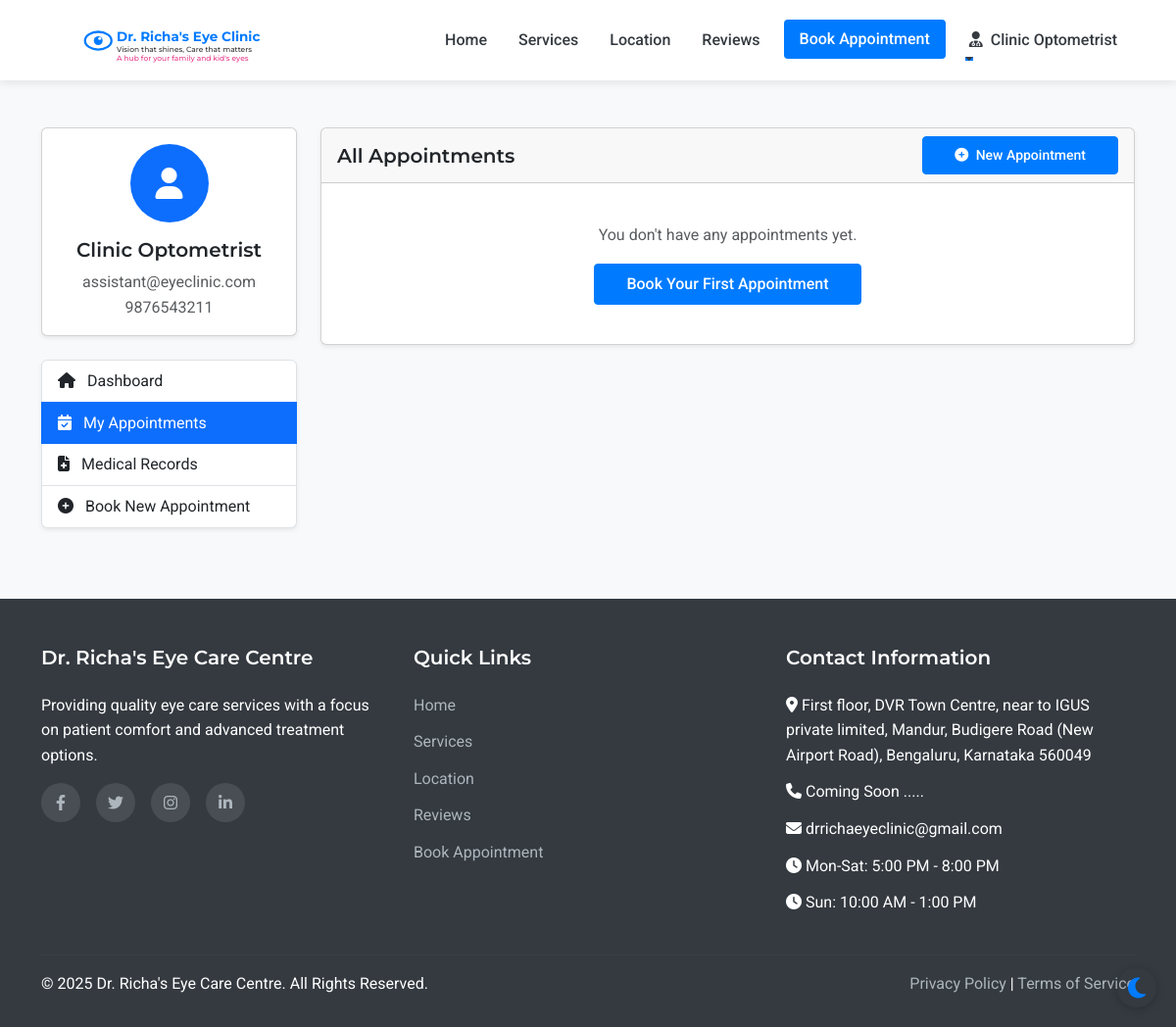
The page /patient/appointments (signed in) on the database as committed earlier.
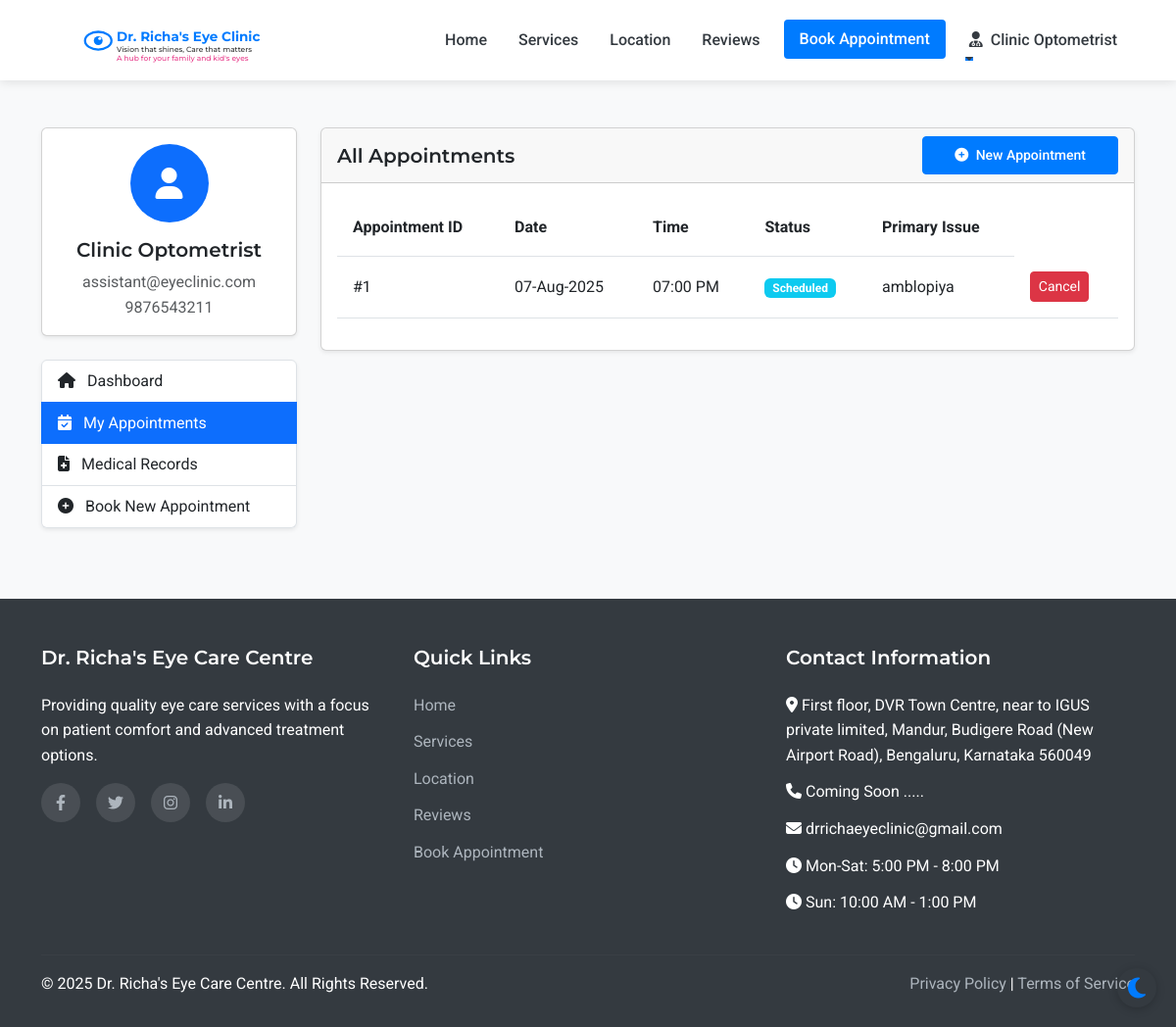
The same page on the database as committed later.
### models.py (models this page shows, shortened)
class Appointment(db.Model):
    id = db.Column(db.Integer, primary_key=True)
    patient_id = db.Column(db.Integer, db.ForeignKey('patient.id'), nullable=False)
    appointment_date = db.Column(db.Date, nullable=False)
    appointment_time = db.Column(db.Time, nullable=False)
    primary_issue = db.Column(db.Text, nullable=True)
    referral_info = db.Column(db.String(255), nullable=True)
    status = db.Column(db.String(20), default='scheduled')  # scheduled, completed, cancelled
    created_at = db.Column(db.DateTime, default=datetime.utcnow)
    consultation_fee = db.Column(db.Float, nullable=False, default=500.0)
    payment_status = db.Column(db.String(20), default='pending')  # pending, paid

### routes.py (the view)
@app.route('/patient/appointments')
@login_required
def patient_appointments():
    appointments = Appointment.query.filter_by(patient_id=current_user.id).order_by(desc(Appointment.appointment_date)).all()
    form = FlaskForm()
    return render_template('patient/appointments.html', appointments=appointments, form=form)

### app.py (called while the page is built)
@login_manager.user_loader
def load_user(user_id):
    from models import Doctor, Assistant, Admin, Patient
    try:
        if user_id.startswith('doctor_'):
            return Doctor.query.get(int(user_id.split('_')[1]))
        elif user_id.startswith('assistant_'):
            return Assistant.query.get(int(user_id.split('_')[1]))
        elif user_id.startswith('admin_'):
            return Admin.query.get(int(user_id.split('_')[1]))
        else:
            return Patient.query.get(int(user_id))
    except (ValueError, AttributeError):
        return None

### routes.py (called while the page is built)
@app.context_processor
def inject_now():
    return {'now': datetime.now()}

### templates/patient/appointments.html (shortened to what the changed rows need)
{% extends 'layout.html' %}
{% block content %}
<section class="py-5 bg-light">
    <div class="container">
        <div class="row">
            <div class="col-lg-9">
                <div class="card shadow-sm mb-4">
                    <div class="card-body">
                        {% if appointments %}
                            <div class="table-responsive">
                                <table class="table table-hover">
                                    <thead>
                                        <tr>
                                            <th>Appointment ID</th>
                                            <th>Date</th>
                                            <th>Time</th>
                                            <th>Status</th>
                                            <th>Primary Issue</th>
                                        </tr>
                                    </thead>
                                    <tbody>
                                        {% for appointment in appointments %}
                                            <tr>
                                                <td>#{{ appointment.id }}</td>
                                                <td>{{ appointment.appointment_date.strftime('%d-%b-%Y') }}</td>
                                                <td>{{ appointment.appointment_time.strftime('%I:%M %p') }}</td>
                                                <td>
                                                    {% if appointment.status == 'scheduled' %}
                                                        <span class="badge bg-info">Scheduled</span>
                                                    {% elif appointment.status == 'completed' %}
                                                        <span class="badge bg-success">Completed</span>
                                                    {% elif appointment.status == 'cancelled' %}
                                                        <span class="badge bg-danger">Cancelled</span>
                                                    {% else %}
                                                        <span class="badge bg-secondary">{{ appointment.status }}</span>
                                                    {% endif %}
                                                </td>
                                                <td>{{ appointment.primary_issue or 'Not specified' }}</td>
                                                <td>
                                                    {% if appointment.status == 'scheduled' %}
                                                        <form method="POST" action="{{ url_for('patient_cancel_appointment', appointment_id=appointment.id) }}" style="display: inline;">
                                                            <button type="submit" class="btn btn-sm btn-danger" onclick="return confirm('Are you sure you want to cancel this appointment?')">Cancel</button>
                                                        </form>
                                                    {% endif %}
                                                </td>
                                            </tr>
                                        {% endfor %}
                                    </tbody>
                                </table>
                            </div>
                        {% else %}
                            <div class="text-center p-4">
                                <p class="text-muted mb-3">You don't have any appointments yet.</p>
                                <a href="{{ url_for('appointment') }}" class="btn btn-primary">Book Your First Appointment</a>
                            </div>
                        {% endif %}
                    </div>
                </div>
            </div>
        </div>
    </div>
</section>
{% endblock %}

Rows that differ between the two databases and show on the page:
added Appointment: id "1", appointment_date "07-Aug-2025", appointment_time "07:00 PM", status "Scheduled", primary_issue "amblopiya"
Other text that changed with them:
text no longer shown: "You don't have any appointments yet. Book Your First Appointment"
text now shown: "Appointment ID Date Time Status Primary Issue"
